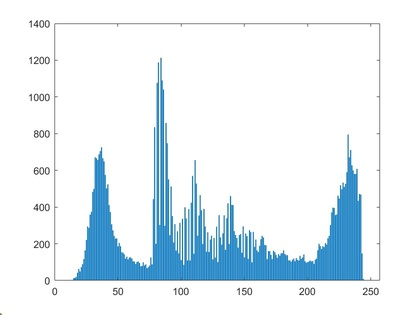
%> input picture week2/histimage.jpg, 420 x 315 px, shrunk from 840 x 630 before the run
$ octave --eval "visualize_segmentation('histimage.jpg');"   (GNU Octave 9; MATLAB toolbox functions it lacks are replaced by stand-ins)
%> lines starting %> are read from the running program, lines starting %| are printed output that depends on the picture; in (x1, y1, x2, y2) boxes, pixels count from 0 and x2, y2 are one past the last pixel; in counts of white or black regions, pixels touching at a corner belong together; the program's own positions count from 1
### week2/f_segmentation.m
%% Function for image segmentation

function [segmented] = f_segmentation(img)

segmented = img;
% Initialize cutoff points: 1-78, 79-125, 126-255
first_point = 78;
second_point = 125;
% Segment image into 3 parts
segmented(img < first_point) = 0;
segmented(first_point <= img & img < second_point) = 128;
segmented(img >= second_point) = 255;
% Save the result
imwrite(segmented, "segmented.png")

end

### week2/histogramCalc.m
function [result] = histogramCalc(A)
A = double(A);
result = zeros(256,1); % create an array for counting each pixel's occurence
c = size(A);
for i=1:c(1)
    for j=1:c(2)
        result(A(i,j)+1) = result(A(i,j)+1)+1; % count the occurences
    end
end
bar(result); % plt the histogram
end

### week2/visualize_segmentation.m
function [] = visualize_segmentation(img_path)
%> called with img_path = 'histimage.jpg'
    % Load the image
    img = imread(img_path);
%> img is the input picture: size 315x420x3 uint8; mean R, G, B 229.5, 239.6, 245.7
    if size(img, 3) == 3
        img = rgb2gray(img); % Convert to grayscale if necessary
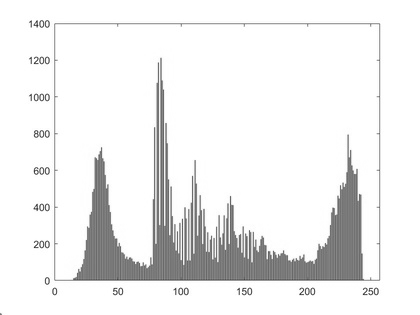
%> img: size 315x420 uint8; min 46, max 255, mean 237.3
    end

    % Perform segmentation
    segmented = f_segmentation(img);
%> in f_segmentation, `segmented(img < first_point) = 0;`: segmented: size 315x420 uint8; 0.02% of pixels changed, all inside (x1, y1, x2, y2) = (30, 21, 373, 295)
%> in f_segmentation, `segmented(first_point <= img & img < second_point) = 128;`: segmented: size 315x420 uint8; min 0, max 255, mean 238.3
%> in f_segmentation, `segmented(img >= second_point) = 255;`:
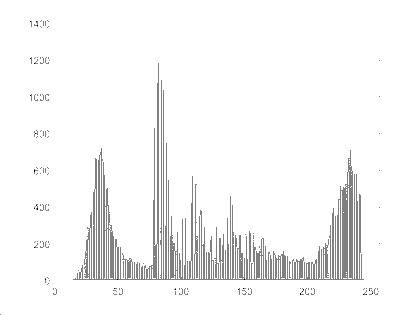
%> segmented: size 315x420 uint8; min 0, max 255, mean 245.9

    % Display the original and segmented images
    figure;

    % Original image
    subplot(1, 3, 1);
    imshow(img);
    title('Original Image');

    % Segmented image
    subplot(1, 3, 2);
    imshow(segmented);
    title('Segmented Image');

    % Histogram of the original image using histogramCalc
    subplot(1, 3, 3);
    histogramCalc(img);
%> after the loop in histogramCalc, `for i=1:c(1)`: result = 256 values, max 100086 at index 256, min 0 at index 1, mean 516.8
%> `visualize_segmentation('histimage.jpg');`:
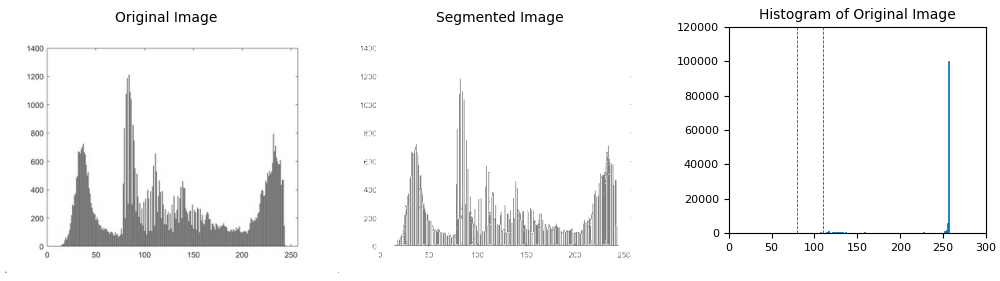
%> figure redrawn from the program's plot data, 3 panels
    title('Histogram of Original Image');
    hold on;
    yl = ylim; % Get the y-axis limits
    line([80, 80], yl, 'Color', 'r', 'LineStyle', '--'); % First cutoff
    line([110, 110], yl, 'Color', 'r', 'LineStyle', '--'); % Second cutoff
    hold off;
end

$ run again, on week2/eq.jpg
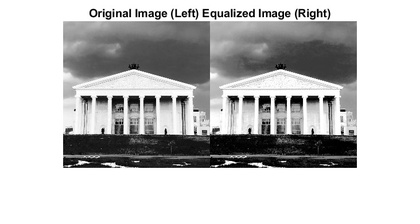
%> input picture week2/eq.jpg, 420 x 224 px, shrunk from 732 x 391 before the run
%> in visualize_segmentation, img is the input picture: size 224x420x3 uint8; min 0, max 255, mean 193.6
%> img: size 224x420 uint8
%> in f_segmentation, `segmented(img >= second_point) = 255;`:
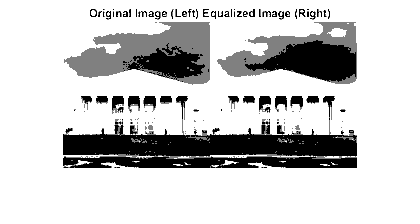
%> segmented: size 224x420 uint8; min 0, max 255, mean 203.8
%> after the loop in histogramCalc, `for i=1:c(1)`: result = 256 values, max 47736 at index 256, min 63 at index 55, mean 367.5
%> `visualize_segmentation('histimage.jpg');`:
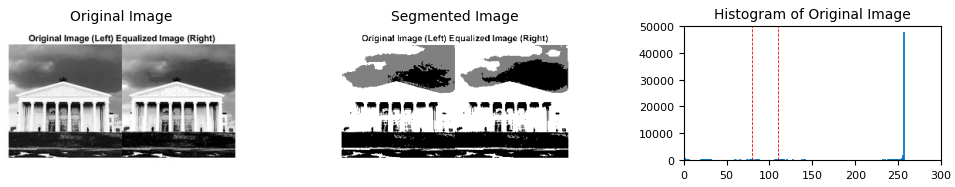
%> figure redrawn from the program's plot data, 3 panels

$ run again, on week2/eq1.jpg
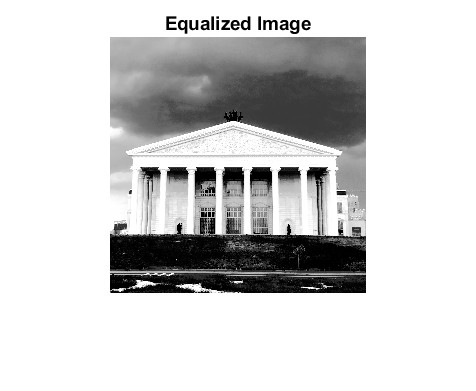
%> input picture week2/eq1.jpg, 476 x 391 px
%> in visualize_segmentation, img is the input picture: size 391x476x3 uint8; min 0, max 255, mean 208.3
%> img: size 391x476 uint8
%> in f_segmentation, `segmented(img >= second_point) = 255;`:
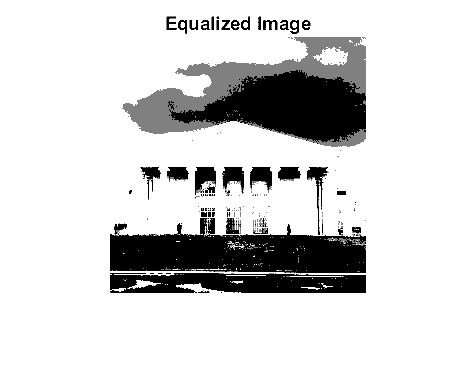
%> segmented: size 391x476 uint8; min 0, max 255, mean 215.1
%> after the loop in histogramCalc, `for i=1:c(1)`: result = 256 values, max 121341 at index 256, min 82 at index 84, mean 727
%> `visualize_segmentation('histimage.jpg');`:
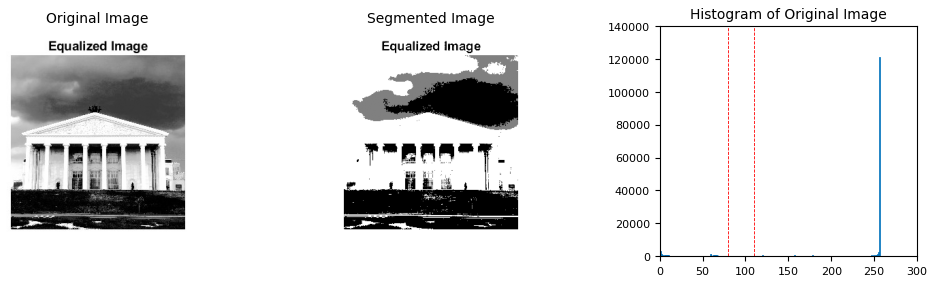
%> figure redrawn from the program's plot data, 3 panels
